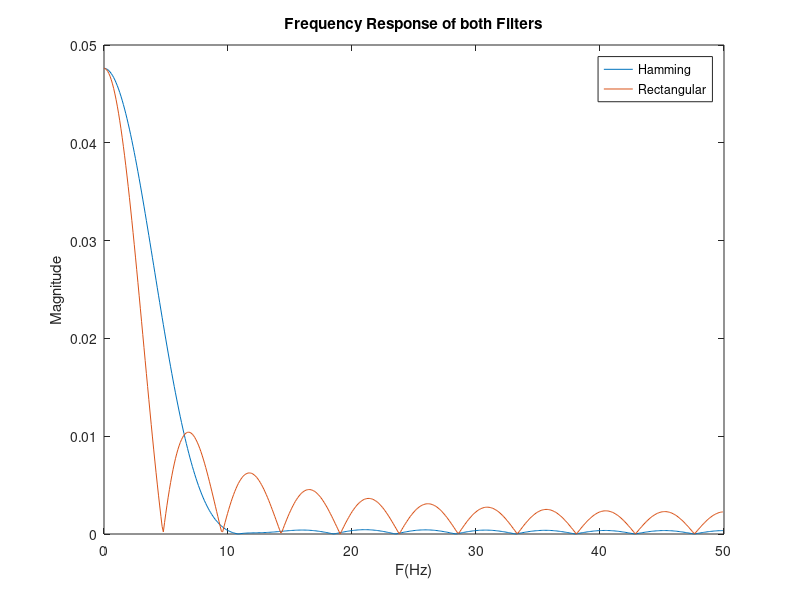

The MATLAB source for this figure:
%Lab 4
%Exercise 2
%Christos Trimas 2016030054
%Kuriakos Christodoulidis 2016030025

clc;
clear all;
close all;

%1
f_axis = @(w,Fs) 0:Fs/(2*length(w)):Fs/2-Fs/(2*length(w));

Wc = 0.4*pi;   
%cutoff frequency
Fc = Wc/(2*pi);
%sampling frequency
Fs = 100;
%window
N = 21;
%normalized cutoff frequency
Wn = Fc/(Fs/2);

%creation of the filters
hammFilter = fir1(N-1,Wn,hamming(N));
rectFilter = fir1(N-1,Wn,rectwin(N));

[h1,w1] = freqz(hammFilter,N);
[h2,w2] = freqz(rectFilter,N);      

hamming_freq = f_axis(w1,Fs);
rect_freq = f_axis(w2,Fs);

figure;
plot(hamming_freq,abs(h1),rect_freq,abs(h2));
xlabel('F(Hz)');
ylabel('Magnitude');
legend('Hamming','Rectangular');
title('Frequency Response of both Filters');

